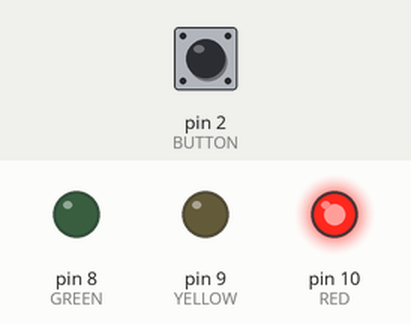
Recording of a sketch running on a simulated Arduino Uno, built with avr-gcc and run on an emulated ATmega328P. Parts: output pins drawn as LEDs (lit = HIGH). The test bench sets the inputs (shaded band); at power-on: pin 2 (BUTTON) HIGH.

Above: at 1.2 s.
1.3 s: pin 2 (BUTTON) pulled LOW for 0.15 s
At 2.2 s:
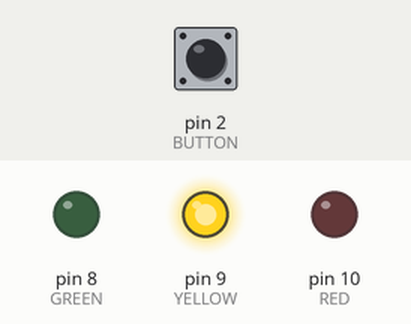
At 5.7 s:
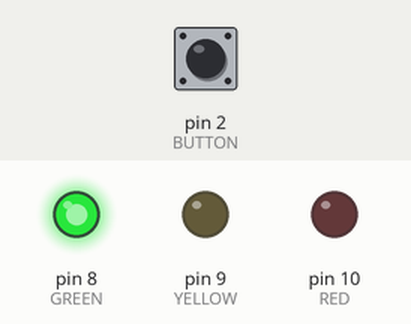
Timing chart, 0 to 10.4 s (numbered marks = the images above; inputs shaded):
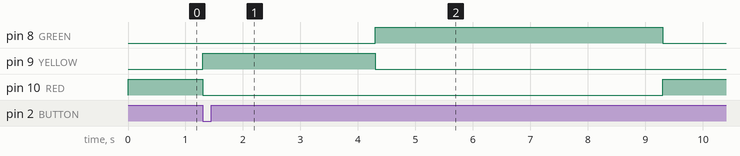

Measured:
- after the input at 1.3 s, pin 8 (GREEN): LOW → HIGH after 3.0 s, → LOW 5.0 s later; pin 9 (YELLOW): LOW → HIGH at once, → LOW 3.0 s later; pin 10 (RED): HIGH → LOW at once, → HIGH 8.0 s later

The sketch:

sketch.ino
```cpp
const int GREEN = 8;
const int YELLOW = 9;
const int RED = 10;
const int BUTTON = 2;

enum LIGHTS_COLOR {RED_LIGHT, YELLOW_LIGHT, GREEN_LIGHT};
LIGHTS_COLOR light = RED_LIGHT;

unsigned long moment = 0;
bool previouslyPressed = false;

void setup() {
  pinMode(GREEN, OUTPUT);
  pinMode(YELLOW, OUTPUT);
  pinMode(RED, OUTPUT);
  pinMode(BUTTON, INPUT_PULLUP);
}

void loop() {
  unsigned long now = millis();
  bool pressed = digitalRead(BUTTON) == LOW;

  if (light == RED_LIGHT && pressed && !previouslyPressed) {
    light = YELLOW_LIGHT;
    moment = now;
  }

  if (light == YELLOW_LIGHT && now - moment >= 3000) {
    light = GREEN_LIGHT;
    moment = now;
  }

  if (light == GREEN_LIGHT && now - moment >= 5000) {
    light = RED_LIGHT;
  }

  digitalWrite(GREEN, light == GREEN_LIGHT);
  digitalWrite(YELLOW, light == YELLOW_LIGHT);
  digitalWrite(RED, light == RED_LIGHT);

  previouslyPressed = pressed;
}
```
